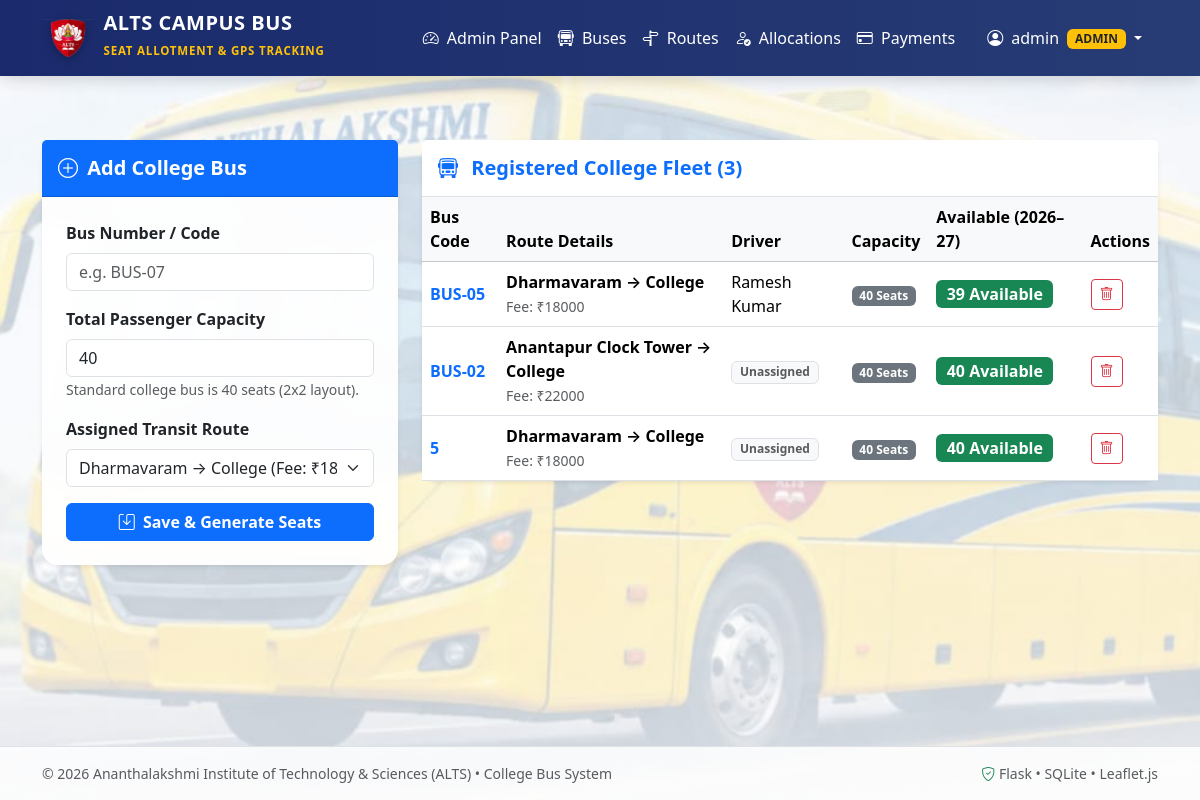
Page /admin/buses (signed in) on the committed database.
### models/user.py (models this page shows, shortened)
class User(UserMixin, db.Model):
    __tablename__ = 'users'
    id = db.Column(db.Integer, primary_key=True)
    username = db.Column(db.String(80), unique=True, nullable=False, index=True)
    email = db.Column(db.String(120), unique=True, nullable=False, index=True)
    password_hash = db.Column(db.String(256), nullable=False)
    role = db.Column(db.String(20), nullable=False, default='student')  # 'student', 'driver', 'admin'
    created_at = db.Column(db.DateTime, default=datetime.utcnow)
    student_profile = db.relationship('Student', backref='user', uselist=False, cascade='all, delete-orphan')
    driver_profile = db.relationship('Driver', backref='user', uselist=False, cascade='all, delete-orphan')
    def is_student(self):
        return self.role == 'student'
    def is_driver(self):
        return self.role == 'driver'
    def is_admin(self):
        return self.role == 'admin'

### models/academic_year.py (models this page shows, shortened)
class AcademicYear(db.Model):
    __tablename__ = 'academic_years'
    id = db.Column(db.Integer, primary_key=True)
    year_label = db.Column(db.String(20), unique=True, nullable=False)  # e.g., '2026–27'
    is_active = db.Column(db.Boolean, default=True)
    allocations = db.relationship('SeatAllocation', backref='academic_year', lazy=True)

### models/bus.py (models this page shows, shortened)
class Bus(db.Model):
    __tablename__ = 'buses'
    id = db.Column(db.Integer, primary_key=True)
    bus_number = db.Column(db.String(20), unique=True, nullable=False)
    capacity = db.Column(db.Integer, nullable=False, default=40)
    route_id = db.Column(db.Integer, db.ForeignKey('routes.id'), nullable=False)
    is_active = db.Column(db.Boolean, default=True)
    seats = db.relationship('Seat', backref='bus', lazy=True, cascade='all, delete-orphan')
    allocations = db.relationship('SeatAllocation', backref='bus', lazy=True)
    locations = db.relationship('BusLocation', backref='bus', lazy=True, cascade='all, delete-orphan', order_by='BusLocation.updated_at.desc()')
    def get_available_seats_count(self, academic_year_id):
        from .allocation import SeatAllocation
        confirmed_count = SeatAllocation.query.filter_by(
            bus_id=self.id,
            academic_year_id=academic_year_id,
            status='CONFIRMED'
        ).count()
        return max(0, self.capacity - confirmed_count)

### models/route.py (models this page shows, shortened)
class Route(db.Model):
    __tablename__ = 'routes'
    id = db.Column(db.Integer, primary_key=True)
    route_name = db.Column(db.String(100), nullable=False)
    start_point = db.Column(db.String(80), nullable=False)
    destination = db.Column(db.String(80), nullable=False)
    annual_fee = db.Column(db.Float, nullable=False, default=18000.0)
    total_distance_km = db.Column(db.Float, default=35.0)
    buses = db.relationship('Bus', backref='route', lazy=True)
    boarding_points = db.relationship('BoardingPoint', backref='route', lazy=True, order_by='BoardingPoint.stop_order')

### models/driver.py (models this page shows, shortened)
class Driver(db.Model):
    __tablename__ = 'drivers'
    id = db.Column(db.Integer, primary_key=True)
    user_id = db.Column(db.Integer, db.ForeignKey('users.id'), unique=True, nullable=False)
    name = db.Column(db.String(100), nullable=False)
    license_number = db.Column(db.String(50), nullable=True)
    phone_number = db.Column(db.String(20), nullable=False)
    bus_id = db.Column(db.Integer, db.ForeignKey('buses.id'), nullable=True)
    bus = db.relationship('Bus', backref=db.backref('driver', uselist=False))

### app.py (the view)
    @app.route('/admin/buses')
    @role_required('admin')
    def admin_buses():
        buses = Bus.query.all()
        routes = Route.query.all()
        active_year = AcademicYear.query.filter_by(is_active=True).first()
        return render_template('admin/buses.html', buses=buses, routes=routes, active_year=active_year)

### utils.py (called while the page is built)
def role_required(*allowed_roles):
    def decorator(f):
        @wraps(f)
        def decorated_function(*args, **kwargs):
            if not current_user.is_authenticated:
                flash('Please log in to access this page.', 'warning')
                return redirect(url_for('login'))
            if current_user.role not in allowed_roles:
                flash('You do not have permission to access that page.', 'danger')
                return abort(403)
            return f(*args, **kwargs)
        return decorated_function
    return decorator

### templates/admin/buses.html (shortened to what this page needs)
{% extends "base.html" %}
{% block content %}
<div class="row g-4 my-3">
    <div class="col-lg-4">
        <div class="card shadow-sm border-0 rounded-4">
            <div class="card-header bg-primary text-white py-3">
                <h5 class="fw-bold mb-0"><i class="bi bi-plus-circle me-1"></i> Add College Bus</h5>
            </div>
            <div class="card-body p-4">
                <form method="POST" action="{{ url_for('admin_add_bus') }}">
                    <div class="mb-3">
                        <label for="bus_number" class="form-label fw-bold">Bus Number / Code</label>
                        <input type="text" class="form-control" id="bus_number" name="bus_number" required placeholder="e.g. BUS-07">
                    </div>
                    <div class="mb-3">
                        <label for="capacity" class="form-label fw-bold">Total Passenger Capacity</label>
                        <input type="number" class="form-control" id="capacity" name="capacity" value="40" min="10" max="60" required>
                        <small class="text-muted">Standard college bus is 40 seats (2x2 layout).</small>
                    </div>
                    <div class="mb-3">
                        <label for="route_id" class="form-label fw-bold">Assigned Transit Route</label>
                        <select class="form-select" id="route_id" name="route_id" required>
                            {% for r in routes %}
                                <option value="{{ r.id }}">{{ r.route_name }} (Fee: ₹{{ r.annual_fee | int }})</option>
                            {% endfor %}
                        </select>
                    </div>
                    <button type="submit" class="btn btn-primary w-100 fw-bold">
                        <i class="bi bi-save me-1"></i> Save & Generate Seats
                    </button>
                </form>
            </div>
        </div>
    </div>
    <div class="col-lg-8">
        <div class="card shadow-sm border-0 rounded-4">
            <div class="card-header bg-white py-3 border-bottom d-flex justify-content-between align-items-center">
                <h5 class="fw-bold text-primary mb-0"><i class="bi bi-bus-front me-2"></i> Registered College Fleet ({{ buses | length }})</h5>
            </div>
            <div class="card-body p-0">
                <div class="table-responsive">
                    <table class="table table-hover align-middle mb-0">
                        <thead class="table-light">
                            <tr>
                                <th>Bus Code</th>
                                <th>Route Details</th>
                                <th>Driver</th>
                                <th>Capacity</th>
                                <th>Available ({{ active_year.year_label }})</th>
                                <th>Actions</th>
                            </tr>
                        </thead>
                        <tbody>
                            {% for b in buses %}
                                <tr>
                                    <td class="fw-bold text-primary fs-6">{{ b.bus_number }}</td>
                                    <td>
                                        <div class="fw-semibold">{{ b.route.route_name }}</div>
                                        <small class="text-muted">Fee: ₹{{ b.route.annual_fee | int }}</small>
                                    </td>
                                    <td>{{ b.driver.name if b.driver else '<span class="badge bg-light text-muted border">Unassigned</span>' | safe }}</td>
                                    <td><span class="badge bg-secondary">{{ b.capacity }} Seats</span></td>
                                    <td><span class="badge bg-success fs-6">{{ b.get_available_seats_count(active_year.id) }} Available</span></td>
                                    <td>
                                        <form method="POST" action="{{ url_for('admin_delete_bus', bus_id=b.id) }}" onsubmit="return confirm('Are you sure you want to delete bus {{ b.bus_number }}?');">
                                            <button type="submit" class="btn btn-sm btn-outline-danger">
                                                <i class="bi bi-trash"></i>
                                            </button>
                                        </form>
                                    </td>
                                </tr>
                            {% else %}
                                <tr>
                                    <td colspan="6" class="text-center py-4 text-muted">No buses registered yet.</td>
                                </tr>
                            {% endfor %}
                        </tbody>
                    </table>
                </div>
            </div>
        </div>
    </div>
</div>
{% endblock %}

### templates/base.html (shortened to what this page needs)
<!DOCTYPE html>
<html lang="en">
<head>
    <link href="https://cdn.jsdelivr.net/npm/bootstrap@5.3.3/dist/css/bootstrap.min.css" rel="stylesheet">
    <link href="https://cdn.jsdelivr.net/npm/bootstrap-icons@1.11.3/font/bootstrap-icons.min.css" rel="stylesheet">
    <link rel="stylesheet" href="https://unpkg.com/leaflet@1.9.4/dist/leaflet.css" />
    <link rel="stylesheet" href="{{ url_for('static', filename='css/style.css') }}?v=5">
</head>
<body style="background: url('{{ url_for('static', filename='images/college_bus_bg.png') }}?v=5') no-repeat center center fixed !important; background-size: cover !important;">
    <nav class="navbar navbar-expand-lg navbar-dark navbar-custom sticky-top">
        <div class="container">
            <a class="navbar-brand d-flex align-items-center" href="{{ url_for('index') }}">
                <img src="{{ url_for('static', filename='images/alts_logo.png') }}"
                     alt="ALTS Logo"
                     style="height: 38px; width: auto; margin-right: 10px; filter: drop-shadow(0 2px 4px rgba(0,0,0,0.3));">
                <div>
                    <span class="d-block fw-bold text-white lh-1">ALTS CAMPUS BUS</span>
                    <small class="text-warning" style="font-size: 0.72rem; letter-spacing: 0.8px;">SEAT ALLOTMENT & GPS TRACKING</small>
                </div>
            </a>
            <div class="collapse navbar-collapse" id="navContent">
                <ul class="navbar-nav ms-auto align-items-lg-center">
                    {% if current_user.is_authenticated %}
                        {% if current_user.is_student() %}
                            <li class="nav-item">
                                <a class="nav-link text-white" href="{{ url_for('student_dashboard') }}">
                                    <i class="bi bi-speedometer2 me-1"></i> Dashboard
                                </a>
                            </li>
                            <li class="nav-item">
                                <a class="nav-link text-white" href="{{ url_for('student_buses') }}">
                                    <i class="bi bi-grid-3x3-gap-fill me-1"></i> Book Seat
                                </a>
                            </li>
                            <li class="nav-item">
                                <a class="nav-link text-white" href="{{ url_for('student_bus_pass') }}">
                                    <i class="bi bi-qr-code me-1"></i> Bus Pass
                                </a>
                            </li>
                            <li class="nav-item">
                                <a class="nav-link text-warning fw-semibold" href="{{ url_for('student_track_bus') }}">
                                    <i class="bi bi-geo-alt-fill me-1"></i> Track Bus
                                </a>
                            </li>
                        {% elif current_user.is_driver() %}
                            <li class="nav-item">
                                <a class="nav-link text-white" href="{{ url_for('driver_dashboard') }}">
                                    <i class="bi bi-compass me-1"></i> Driver GPS Dashboard
                                </a>
                            </li>
                        {% elif current_user.is_admin() %}
                            <li class="nav-item">
                                <a class="nav-link text-white" href="{{ url_for('admin_dashboard') }}">
                                    <i class="bi bi-speedometer2 me-1"></i> Admin Panel
                                </a>
                            </li>
                            <li class="nav-item">
                                <a class="nav-link text-white" href="{{ url_for('admin_buses') }}">
                                    <i class="bi bi-bus-front me-1"></i> Buses
                                </a>
                            </li>
                            <li class="nav-item">
                                <a class="nav-link text-white" href="{{ url_for('admin_routes') }}">
                                    <i class="bi bi-signpost-split me-1"></i> Routes
                                </a>
                            </li>
                            <li class="nav-item">
                                <a class="nav-link text-white" href="{{ url_for('admin_allocations') }}">
                                    <i class="bi bi-person-check me-1"></i> Allocations
                                </a>
                            </li>
                            <li class="nav-item">
                                <a class="nav-link text-white" href="{{ url_for('admin_payments') }}">
                                    <i class="bi bi-credit-card me-1"></i> Payments
                                </a>
                            </li>
                        {% endif %}
                        <li class="nav-item dropdown ms-lg-2">
                            <a class="nav-link dropdown-toggle btn btn-sm btn-outline-light px-3 py-1 text-white" href="#" data-bs-toggle="dropdown">
                                <i class="bi bi-person-circle me-1"></i> {{ current_user.username }}
                                <span class="badge bg-warning text-dark ms-1 text-uppercase">{{ current_user.role }}</span>
                            </a>
                        </li>
                    {% endif %}
                </ul>
            </div>
        </div>
    </nav>
    <main class="py-4">
        <div class="container">
            {% block content %}{% endblock %}
        </div>
    </main>
    <footer class="mt-auto py-3 border-top text-center text-muted small" style="background: rgba(255, 255, 255, 0.85); backdrop-filter: blur(6px);">
        <div class="container d-flex flex-wrap justify-content-between align-items-center">
            <span>&copy; 2026 Ananthalakshmi Institute of Technology & Sciences (ALTS) &bull; College Bus System</span>
            <span><i class="bi bi-shield-check text-success"></i> Flask &bull; SQLite &bull; Leaflet.js</span>
        </div>
    </footer>
</body>
</html>

### static/css/style.css (style rules this page uses)
:root { --primary-color: #1a2a6c; --primary-hover: #132053; --accent-yellow: #fdbb2d; --accent-gold: #e67e22; --seat-available: #28a745; --seat-occupied: #dc3545; --seat-selected: #007bff; --card-bg: rgba(255, 255, 255, 0.94); --card-shadow: 0 8px 30px rgba(0, 0, 0, 0.08); }
body { background: url('/static/images/college_bus_bg.png') no-repeat center center fixed; background-size: cover; background-color: #eef2f6; font-family: 'Segoe UI', -apple-system, BlinkMacSystemFont, Roboto, sans-serif; color: #2c3e50; min-height: 100vh; display: flex; flex-direction: column; }
main { flex: 1 0 auto; }
.card { background-color: var(--card-bg) !important; backdrop-filter: blur(8px); border: 1px solid rgba(255, 255, 255, 0.6); box-shadow: var(--card-shadow); border-radius: 14px; transition: transform 0.2s ease, box-shadow 0.2s ease; }
.navbar-custom { background: linear-gradient(90deg, #1a2a6c, #273c75) !important; box-shadow: 0 4px 15px rgba(0, 0, 0, 0.15); }
.navbar-brand { font-weight: 700; letter-spacing: 0.5px; color: #fff !important; }
.navbar-brand span { color: var(--accent-yellow); }

### rows in the picture
User: username "admin", role "ADMIN"
AcademicYear: year_label "2026–27"
Bus: bus_number "BUS-05", route.route_name "Dharmavaram → College", route.annual_fee "18000", driver "Ramesh Kumar", capacity "40", get_available_seats_count "39"
Bus: bus_number "BUS-02", route.route_name "Anantapur Clock Tower → College", route.annual_fee "22000", driver "Unassigned", capacity "40", get_available_seats_count "40"
Bus: bus_number "5", route.route_name "Dharmavaram → College", route.annual_fee "18000", driver "Unassigned", capacity "40", get_available_seats_count "40"

### other values in the picture
{{ buses | length }} "3"
form field route_id "Dharmavaram → College (Fee: ₹18000)"
